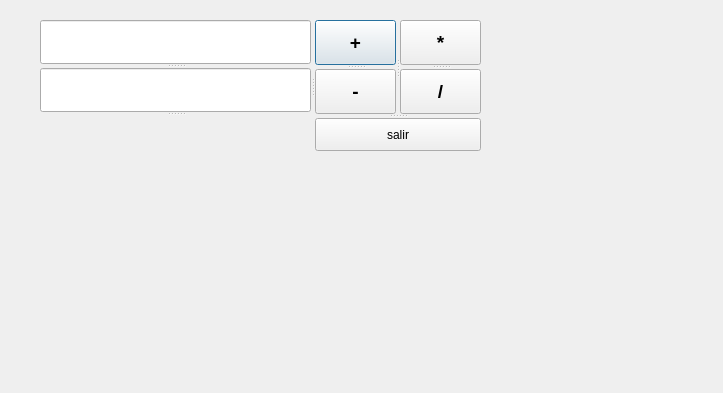
<?xml version="1.0" encoding="UTF-8"?>
<ui version="4.0">
 <class>Calculadora</class>
 <widget class="QDialog" name="Calculadora">
  <property name="geometry">
   <rect>
    <x>0</x>
    <y>0</y>
    <width>723</width>
    <height>393</height>
   </rect>
  </property>
  <property name="windowTitle">
   <string>Cuadro</string>
  </property>
  <widget class="QSplitter" name="splitter_6">
   <property name="geometry">
    <rect>
     <x>40</x>
     <y>20</y>
     <width>441</width>
     <height>131</height>
    </rect>
   </property>
   <property name="orientation">
    <enum>Qt::Horizontal</enum>
   </property>
   <widget class="QSplitter" name="splitter">
    <property name="orientation">
     <enum>Qt::Vertical</enum>
    </property>
    <widget class="QLineEdit" name="entrada1">
     <property name="font">
      <font>
       <family>Arial</family>
       <pointsize>22</pointsize>
      </font>
     </property>
    </widget>
    <widget class="QLineEdit" name="entrada2">
     <property name="font">
      <font>
       <family>Arial</family>
       <pointsize>22</pointsize>
      </font>
     </property>
     <property name="text">
      <string/>
     </property>
    </widget>
    <widget class="QLabel" name="resultado">
     <property name="minimumSize">
      <size>
       <width>181</width>
       <height>30</height>
      </size>
     </property>
     <property name="font">
      <font>
       <family>Arial</family>
       <pointsize>22</pointsize>
      </font>
     </property>
     <property name="text">
      <string/>
     </property>
    </widget>
   </widget>
   <widget class="QSplitter" name="splitter_5">
    <property name="orientation">
     <enum>Qt::Vertical</enum>
    </property>
    <widget class="QSplitter" name="splitter_4">
     <property name="orientation">
      <enum>Qt::Horizontal</enum>
     </property>
     <widget class="QSplitter" name="splitter_2">
      <property name="orientation">
       <enum>Qt::Vertical</enum>
      </property>
      <widget class="QPushButton" name="btsuma">
       <property name="minimumSize">
        <size>
         <width>80</width>
         <height>30</height>
        </size>
       </property>
       <property name="font">
        <font>
         <pointsize>14</pointsize>
         <weight>75</weight>
         <bold>true</bold>
        </font>
       </property>
       <property name="text">
        <string>+</string>
       </property>
      </widget>
      <widget class="QPushButton" name="btresta">
       <property name="minimumSize">
        <size>
         <width>80</width>
         <height>30</height>
        </size>
       </property>
       <property name="font">
        <font>
         <pointsize>14</pointsize>
         <weight>75</weight>
         <bold>true</bold>
        </font>
       </property>
       <property name="text">
        <string>-</string>
       </property>
      </widget>
     </widget>
     <widget class="QSplitter" name="splitter_3">
      <property name="orientation">
       <enum>Qt::Vertical</enum>
      </property>
      <widget class="QPushButton" name="btmulti">
       <property name="minimumSize">
        <size>
         <width>80</width>
         <height>30</height>
        </size>
       </property>
       <property name="font">
        <font>
         <pointsize>14</pointsize>
         <weight>75</weight>
         <bold>true</bold>
        </font>
       </property>
       <property name="text">
        <string>*</string>
       </property>
      </widget>
      <widget class="QPushButton" name="btdivi">
       <property name="minimumSize">
        <size>
         <width>80</width>
         <height>30</height>
        </size>
       </property>
       <property name="font">
        <font>
         <pointsize>14</pointsize>
         <weight>75</weight>
         <bold>true</bold>
        </font>
       </property>
       <property name="text">
        <string>/</string>
       </property>
      </widget>
     </widget>
    </widget>
    <widget class="QPushButton" name="btsalida">
     <property name="minimumSize">
      <size>
       <width>80</width>
       <height>30</height>
      </size>
     </property>
     <property name="text">
      <string>salir</string>
     </property>
    </widget>
   </widget>
  </widget>
 </widget>
 <resources/>
 <connections>
  <connection>
   <sender>btsuma</sender>
   <signal>clicked()</signal>
   <receiver>Calculadora</receiver>
   <slot>opera()</slot>
   <hints>
    <hint type="sourcelabel">
     <x>340</x>
     <y>33</y>
    </hint>
    <hint type="destinationlabel">
     <x>405</x>
     <y>36</y>
    </hint>
   </hints>
  </connection>
  <connection>
   <sender>btresta</sender>
   <signal>clicked()</signal>
   <receiver>Calculadora</receiver>
   <slot>opera()</slot>
   <hints>
    <hint type="sourcelabel">
     <x>395</x>
     <y>108</y>
    </hint>
    <hint type="destinationlabel">
     <x>432</x>
     <y>66</y>
    </hint>
   </hints>
  </connection>
  <connection>
   <sender>btmulti</sender>
   <signal>clicked()</signal>
   <receiver>Calculadora</receiver>
   <slot>opera()</slot>
   <hints>
    <hint type="sourcelabel">
     <x>480</x>
     <y>63</y>
    </hint>
    <hint type="destinationlabel">
     <x>442</x>
     <y>99</y>
    </hint>
   </hints>
  </connection>
  <connection>
   <sender>btdivi</sender>
   <signal>clicked()</signal>
   <receiver>Calculadora</receiver>
   <slot>opera()</slot>
   <hints>
    <hint type="sourcelabel">
     <x>480</x>
     <y>111</y>
    </hint>
    <hint type="destinationlabel">
     <x>441</x>
     <y>138</y>
    </hint>
   </hints>
  </connection>
  <connection>
   <sender>entrada2</sender>
   <signal>textChanged(QString)</signal>
   <receiver>Calculadora</receiver>
   <slot>verifica()</slot>
   <hints>
    <hint type="sourcelabel">
     <x>108</x>
     <y>73</y>
    </hint>
    <hint type="destinationlabel">
     <x>150</x>
     <y>95</y>
    </hint>
   </hints>
  </connection>
  <connection>
   <sender>entrada1</sender>
   <signal>textChanged(QString)</signal>
   <receiver>Calculadora</receiver>
   <slot>verifica()</slot>
   <hints>
    <hint type="sourcelabel">
     <x>170</x>
     <y>61</y>
    </hint>
    <hint type="destinationlabel">
     <x>197</x>
     <y>176</y>
    </hint>
   </hints>
  </connection>
  <connection>
   <sender>btsalida</sender>
   <signal>clicked()</signal>
   <receiver>Calculadora</receiver>
   <slot>close()</slot>
   <hints>
    <hint type="sourcelabel">
     <x>368</x>
     <y>133</y>
    </hint>
    <hint type="destinationlabel">
     <x>348</x>
     <y>190</y>
    </hint>
   </hints>
  </connection>
 </connections>
 <slots>
  <slot>opera()</slot>
  <slot>verifica()</slot>
 </slots>
</ui>
